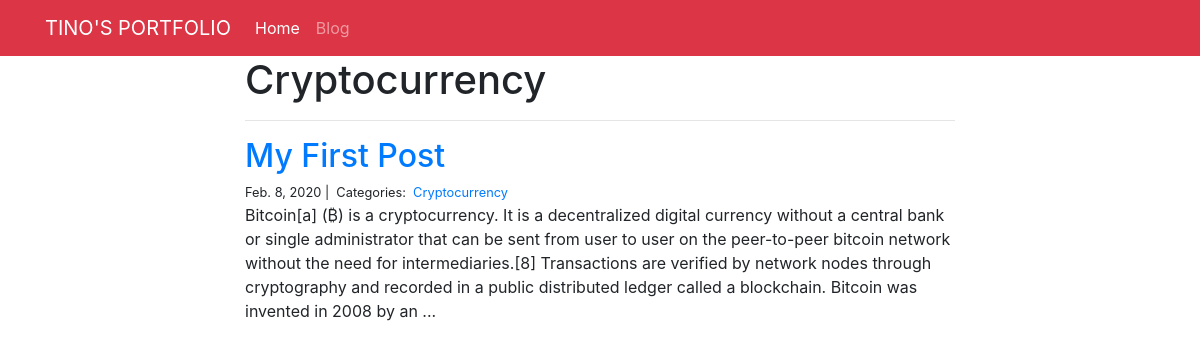
Screenshot of /blog/Cryptocurrency/ with the database file from the repository.
### blog/models.py (models this page shows)
class Category (models.Model):
    name = models.CharField(max_length=20)

class Post(models.Model):
    title = models.CharField(max_length=255)
    body = models.TextField()
    created_on = models.DateTimeField(auto_now_add=True)
    last_modified = models.DateTimeField(auto_now=True)
    categories = models.ManyToManyField('Category', related_name='posts')

### blog/views.py (the view)
# urls.py: path("<category>/", views.blog_category, name="blog_category"),
def blog_category(request, category):
    posts = Post.objects.filter(categories__name__contains=category).order_by(
        "-created_on"
    )
    context = {"category": category, "posts": posts}
    return render(request, "blog_category.html", context)

### blog/templates/blog_category.html
{% extends "base.html" %}
{% block page_content %}
<div class="col-md-8 offset-md-2">
    <h1>{{ category | title }}</h1>
    <hr>
    {% for post in posts %}
        <h2><a href="{% url 'blog_detail' post.pk%}">{{ post.title }}</a></h2>
        <small>
            {{ post.created_on.date }} |&nbsp;
            Categories:&nbsp;
            {% for category in post.categories.all %}
            <a href="{% url 'blog_category' category.name %}">
                {{ category.name }}
            </a>&nbsp;
            {% endfor %}
        </small>
        <p>{{ post.body | slice:":400" }}...</p>
    {% endfor %}
</div>
{% endblock %}

### rows the page displays
Category: name "Cryptocurrency"
Post: title "My First Post", created_on "Feb. 8, 2020", body "Bitcoin[a] (₿) is a cryptocurrency. It is a decentralized digital currency without a central bank or single administrator that can be sent from user to user on the peer-to-peer bitcoin network without the need for intermediaries.[8] Transactions are verified by network nodes through cryptography and recorded in a public distributed ledger called a blockchain. Bitcoin was invented in 2008 by an"
